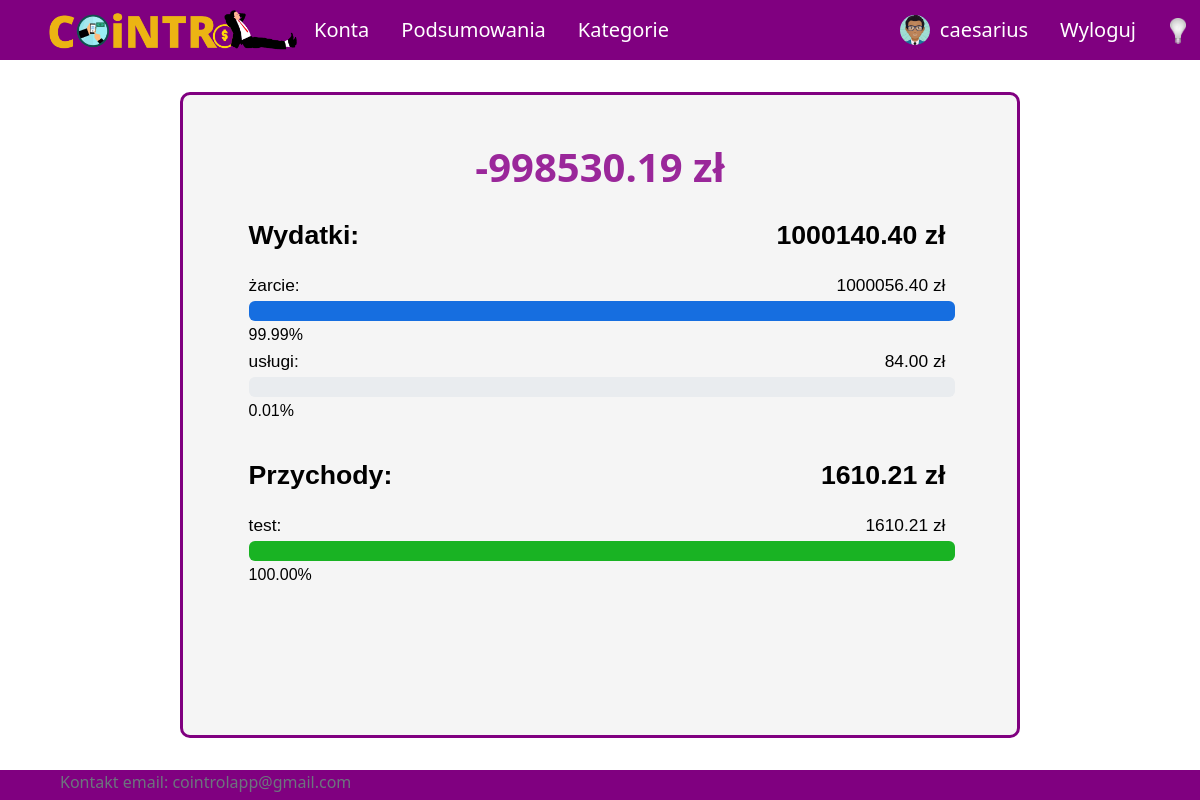
Page /summary (signed in) on the committed database.
### UsersApp/models.py (models this page shows, shortened)
class Profile(models.Model):
    user = models.OneToOneField(User, on_delete=models.CASCADE, null=True, blank=True)
    name = models.CharField(max_length=200, blank=True, null=True)
    email = models.EmailField(max_length=400, null=True, blank=True)
    username = models.CharField(max_length=200, blank=True, null=True)
    currency = models.ForeignKey('Currency', on_delete=models.SET_NULL, null=True)
    image = ThumbnailerImageField(null=True, blank=True, upload_to="images/", default="images/default-user.png")
    created = models.DateTimeField(auto_now_add=True)
    total_transactions = models.IntegerField(null=True, blank=True, default=20)
    id = models.UUIDField(default=uuid.uuid4, unique=True,
                            primary_key=True, editable=False)

class Currency(models.Model):
    name = models.CharField(max_length=100)
    access_name = models.CharField(max_length=20) #access_name nazwa aby zdobyć kurs walut
    sign = models.CharField(max_length=5) #znak waluty
    id = models.UUIDField(default=uuid.uuid4, unique=True,
                            primary_key=True, editable=False)

class Category(models.Model):
    SCOPE_CHOICES = (
        ("INCOME", "income"),
        ("EXPENSE", "expense"),
    )
    name = models.CharField(max_length=255)
    owner = models.ForeignKey(Profile, null=True, blank=True, on_delete=models.CASCADE)
    scope = models.CharField(max_length=10, choices=SCOPE_CHOICES) #income / expense - do oddzielenia rodzaju transakcji
    id = models.UUIDField(default=uuid.uuid4, unique=True, primary_key=True, editable=False)
    def __str__(self):
        return self.name

### aplication/views/summary_views.py (the view)
# urls.py: path('summary', Summary.as_view(), name='summary'),
@method_decorator(login_required(login_url='login'), name='dispatch')
class Summary(ListView):
    template_name = 'application/summary.html'
    model = Category
    sum_exp = 0
    sum_inc = 0
    def get_context_data(self, **kwargs):
        context = super().get_context_data(**kwargs)
        context['sum'] = self.sum_exp + self.sum_inc
        context['sum_exp'] = -self.sum_exp
        context['sum_inc'] = self.sum_inc
        return context
    def get_queryset(self):
        today = date.today()
        currency = self.request.user.profile.currency
        categories = super().get_queryset().filter(Q(owner=self.request.user.profile) | Q(owner=None))
        updateTransactions(Transaction.objects.filter(id_user=self.request.user.profile))
        transactions = Transaction.objects.filter(id_user=self.request.user.profile).exclude(
            id_account__in=User_Account.objects.values('id_account').annotate(Count('id')).order_by().filter(id__count__gt=1).values_list('id_account')).not_instance_of(Transfer)
        self.sum_exp = sumCurrency(transactions.filter(id_category__in=Category.objects.filter(scope='EXPENSE')).filter(transaction_date__lte=today), currency)
        self.sum_inc = sumCurrency(transactions.filter(id_category__in=Category.objects.filter(scope='INCOME')).filter(transaction_date__lte=today), currency)
        categories_with_sum = []
        for c in categories:
            s_c = sumCurrency(transactions.filter(id_category=c.id), currency)
            value = (self.sum_exp if c.scope == 'EXPENSE' else self.sum_inc)
            categories_with_sum.append((c, -s_c if c.scope == 'EXPENSE' else s_c, round(100 * s_c / (value if value != 0 else 1), 2)))
        return sorted(categories_with_sum, key=lambda tup: tup[1], reverse=True)

### aplication/services.py (called while the page is built, shortened)
def updateTransactions(all_transactions):
    today = date.today()
    repeating = all_transactions.filter(~Q(repeat=None))

### templates/application/summary.html (shortened to what this page needs)
{% extends 'application/base.html' %}
{% block content %}
    <div class="title">
        <h1>{{ sum }} {{ request.user.profile.currency.sign }}</h1>
    </div>
    <div class="content-pc">
        <table id="summary-span" class="sum" style="font-family: Arial, Helvetica, sans-serif;">
            <tr style="font-size:20pt;font-weight:bold;margin-bottom:16px;"><td>Wydatki:</td> <td>{{ sum_exp }} {{ request.user.profile.currency.sign }}</td></tr>
            {% for category, sum, perc in object_list %}
                {% if category.scope == 'EXPENSE' and sum != 0 %}
                <tr style="font-size:13pt;">
                    <td id="sum-category">{{ category }}:</td>
                    <td id="sum-amount">{{ sum }} {{ request.user.profile.currency.sign }}</td>
                </tr>
                <tr>
                <td>
                    <div class="progress" style="height:20px; width:100%; ">
                        <div class="progress-bar" role="progressbar" style="background-color: rgb(22, 110, 224); width: {{ perc }}%;" aria-valuenow="{{ perc }}" aria-valuemin="0" aria-valuemax="100"></div>
                    </div>
                </td>
                </tr>
                <tr>
                    <td>{{ perc }}%</td>
                </tr>
                {% endif %}
            {% endfor %}
            <tr style="font-size:20pt;font-weight:bold;margin-bottom:16px;margin-top:30px;"><td>Przychody:</td> <td>{{ sum_inc }} {{ request.user.profile.currency.sign }}</td></tr>
            {% for category, sum, perc in object_list %}
                {% if category.scope == 'INCOME' and sum != 0 %}
                <tr style="font-size:13pt;">
                    <td id="sum-category">{{ category }}:</td>
                    <td id="sum-amount">{{ sum }} {{ request.user.profile.currency.sign }}</td>
                </tr>
                <tr>
                <td>
                    <div class="progress" style="height:20px; width:100%">
                        <div class="progress-bar" role="progressbar" style="background-color: rgb(25, 179, 35); width: {{ perc }}%;" aria-valuenow="{{ perc }}" aria-valuemin="0" aria-valuemax="100"></div>
                    </div>
                </td>
                </tr>
                <tr>
                    <td>{{ perc }}%</td>
                </tr>
                {% endif %}
            {% endfor %}
        </table>
        <br>
    </div>
{% endblock  %}

### templates/application/base.html (shortened to what this page needs)
{%load static%}
<!DOCTYPE html>
<html lang="pl">
<head>
    <link href="https://cdn.jsdelivr.net/npm/bootstrap@5.2.2/dist/css/bootstrap.min.css" rel="stylesheet">
    <link href="https://cdnjs.cloudflare.com/ajax/libs/chosen/1.8.7/chosen.min.css" rel='stylesheet' type='text/css'>
    <link rel="stylesheet" type="text/css" href="{% static 'css/style.css' %}">
    <link rel="stylesheet" type="text/css" href="{% static 'css/style-dark.css' %}">
    <link rel="stylesheet" href="//code.jquery.com/ui/1.13.2/themes/base/jquery-ui.css">
</head>
<body onload="checkColorMode()">
    <nav class="nav" id="navigation">
        {% if user.is_authenticated %}
        <ul class="nav justify-content-start">
            <li class="nav-item" id="logo-li"><a id="logo-link" class="nav-link" href="{% url 'home' %}">
                <img onmouseover="logoHover()" onmouseout="logoOut()" id="app-logo" src="{% static 'images/logo.png' %}">
            </a>
            <li class="nav-item mobile-menu"><a class="nav-link" href="{% url 'all-accounts' %}">Konta</a></li>
            <li class="nav-item mobile-menu"><a class="nav-link" href="{% url 'summary' %}">Podsumowania</a></li>
            <li class="nav-item mobile-menu"><a class="nav-link" href="{% url 'all-categories' %}">Kategorie</a></li>
        </ul>
        <ul class="nav justify-content-end user-image">
            <li class="nav-item">
                <a id="profile-nav-link" class="nav-link" href="{% url 'profile' %}">
                    <img id="user-image" src="{{ user.profile.image.url }}" alt="user image">
                    {{ user.username }}
                </a>
            </li>
            <li class="nav-item"><a class="nav-link" href="{% url 'logout' %}">Wyloguj</a></li>
        </ul>
        {% endif %}
        <button onclick="darkMode()" id="dark-mode-button"><img id="light-bulb" src="{% static 'images/bulb_off.png' %}" /></button>
    </nav>
    <div id = "site-content">
        {% block content %}
        {% endblock %}
    </div>
    <footer class="footer">
        <div class="container">
            <span class="text-muted">
                <address>
                    Kontakt email: <a class="email" href="mailto:cointrolapp@gmail.com">cointrolapp@gmail.com
                </address>
            </span>
        </div>
    </footer>
</body>
</html>

### aplication/static/css/style.css (style rules this page uses)
body { background-color: white; color: black; }
#navigation { position: fixed; top: 0; width: 100%; z-index: 9; }
a.nav-link { color: white; font-size: 20px; }
ul.nav { align-items: center; }
nav.nav { height: 60px; background-color: purple; justify-content: space-between; padding-left: 4vw; padding-right: 4vw; }
#profile-nav-link { display: grid; grid-template-columns: auto auto; column-gap: 10px; }
#user-image { border-radius: 50%; width: 30px; height: 30px; object-fit: cover; align-self: center; }
#logo-link { padding: 0; }
#app-logo { width: 250px; }
#site-content { min-height: calc(100vh - 4vh - (60px + 4vh) - 30px); padding-left: 1vw; padding-right: 1vw; padding-top: 1vh; padding-bottom: 1vh; width:70%; margin:auto; margin-top: calc(60px + 4vh); margin-bottom: 4vh; border: 3px solid purple; border-radius: 10px; background-color: whitesmoke; position: relative; }
#dark-mode-button { position: absolute; top: 16px; left: 97%; float:right; }
#dark-mode-button > img { width: 16px; }
div.title { padding-top: 5vh; display: flex; align-items: center; flex-direction: column; }
div.title h1 { color: #9a279a; font-size: 40px; font-weight: bold; text-align: center; }
div.content-pc { margin-top: 15px; }
footer { height: 30px; background-color: purple; justify-content: space-between; padding-left: 4vw; padding-right: 4vw; }
a.email { --bs-text-opacity: 1; color: inherit; text-decoration: none; }
button { background-color: rgba(0, 0, 0, 0); border: none; }
table { width: 100%; }
tr { width: 100%; }
thead, th, td, tr { display: flex; flex-wrap: wrap; flex-direction:row; align-items: flex-start; justify-content:flex-start; padding-left: 5px; }
.sum > thead, .sum > tbody > th, .sum > tbody > td, .sum > tbody > tr { padding-left: 0; }
table { width: 88%; margin:auto; }
tr { justify-content: left; width: 100%; }
tr > td:first-child { flex: 30%; min-width: fit-content; border: none; }
tr > td:nth-child(2) { flex: 30%; min-width: fit-content; max-width: 20%; margin-right: 10px; border: none; text-align: left; justify-content:flex-end; }

### rows in the picture
Category: name "żarcie", sum "1000056.40", perc "99.99"
Category: name "usługi", sum "84.00", perc "0.01"
Category: name "test", sum "1610.21", perc "100.00"

### other values in the picture
{{ user.username }} "caesarius"
{{ sum }} "-998530.19"
{{ request.user.profile.currency.sign }} "zł"
{{ sum_exp }} "1000140.40"
{{ sum_inc }} "1610.21"
